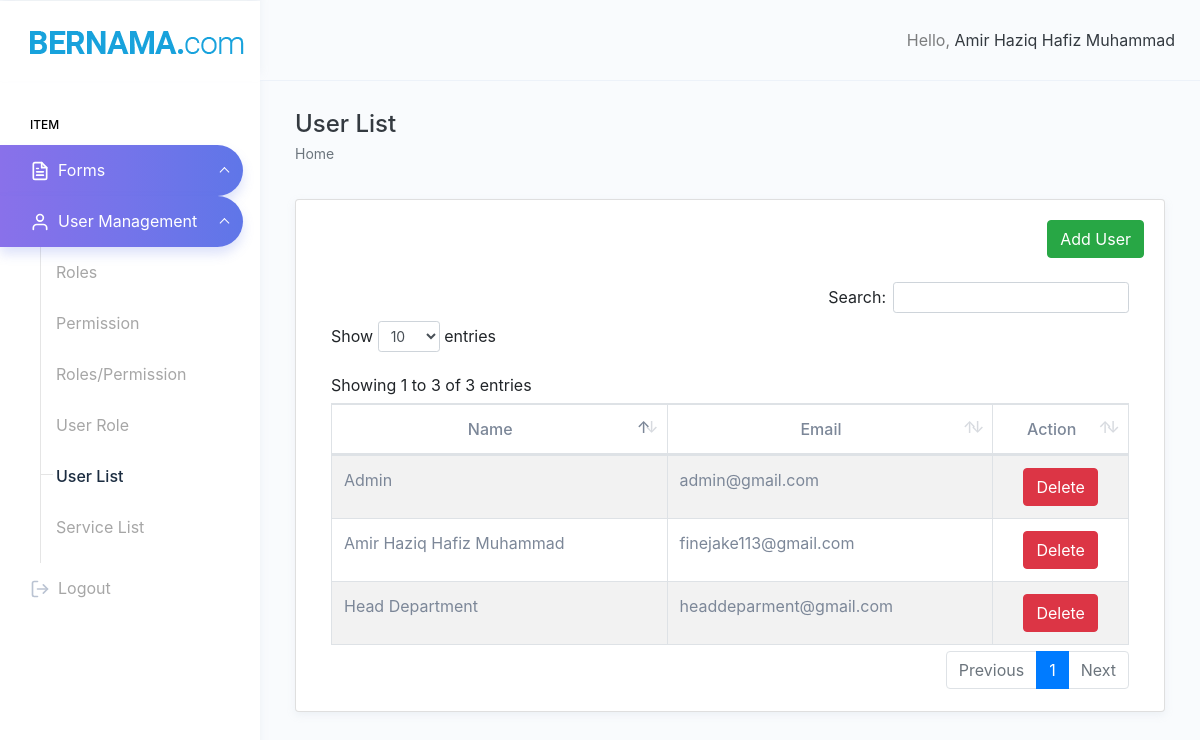
Screenshot of /user_list.php (signed in) with the database file from the repository.
### tables this page shows
CREATE TABLE `users` (
  `id` int(50) NOT NULL,
  `U_Name` varchar(100) NOT NULL,
  `email` varchar(100) NOT NULL,
  `password` varchar(255) NOT NULL,
  `U_Dept` varchar(100) NOT NULL,
  `Timestamp` timestamp NOT NULL DEFAULT current_timestamp() ON UPDATE current_timestamp(),
  `Add_By` varchar(100) NOT NULL
);

### user_list.php (the view, shortened to what this page needs)
<!DOCTYPE html>
<html dir="ltr" lang="en">
<?php
$connection = new mysqli("localhost", "root", "", "aduan");
$query = "SELECT * FROM users";
$result = mysqli_query($connection, $query);
?>
<head>
    <link href="assets/extra-libs/datatables.net-bs4/css/dataTables.bootstrap4.css" rel="stylesheet">
    <link href="dist/css/style.min.css" rel="stylesheet">
    <link rel="stylesheet" href="https://cdn.jsdelivr.net/npm/bootstrap@4.0.0/dist/css/bootstrap.min.css"
>
</head>
<body>
    <?php
    include_once('header.php');
    ?>
    <div class="page-wrapper">
        <div class="page-breadcrumb">
            <div class="row">
                <div class="col-7 align-self-center">
                    <h4 class="page-title text-truncate text-dark font-weight-medium mb-1">User List</h4>
                    <div class="d-flex align-items-center">
                        <nav aria-label="breadcrumb">
                            <ol class="breadcrumb m-0 p-0">
                                <li class="breadcrumb-item"><a href="display_data.php" class="text-muted">Home</a></li>
                            </ol>
                        </nav>
                    </div>
                </div>
            </div>
        </div>
        <div class="container-fluid">
            <div class="row">
                <div class="col-12">
                    <div class="card">
                        <div class="card-body">
                            <div class="row">
                                <div class="col-md-12" style="text-align: right;">
                                    <a class='btn btn-success' onclick='modDisp("user_list");' style='color:white'>Add User</a>
                                </div>
                            </div>
                            <br>
                            <div class="table-responsive">
                                <table id="example" class="table table-striped table-bordered" cellspacing="0"
                                    width="100%">
                                    <thead>
                                        <tr style="text-align:center">
                                            <th>Name</th>
                                            <th>Email</th>
                                            <th>Action</th>
                                        </tr>
                                    </thead>
                                    <tbody>
                                        <?php
                                            if ($result) {
                                                while ($row = mysqli_fetch_assoc($result)) {
                                                    $query1 = "SELECT * FROM users";
                                                    $result1 = mysqli_query($connection, $query1);
                                                    echo "<tr>";
                                                    echo "<td>" . $row['U_Name'] . "</td>";
                                                    echo "<td>" . $row['email'] . "</td>";
                                                    echo "<td><center>
                                                            <a class='btn btn-danger' href='user.php?del=" . $row['id'] . "'>Delete</a>";
                                                    echo "</tr>";
                                                }
                                            }
                                        ?>
                                    </tbody>
                                </table>
                            </div>
                        </div>
                    </div>
                </div>
            </div>
        </div>
    </div>
    </div>
</body>
</html>

### rows the page displays
users: U_Name "Amir Haziq Hafiz Muhammad", email "finejake113@gmail.com"
users: U_Name "Head Department", email "headdeparment@gmail.com"
users: U_Name "Admin", email "admin@gmail.com"

### other values shown
$_SESSION['sessionname'] "Amir Haziq Hafiz Muhammad"
